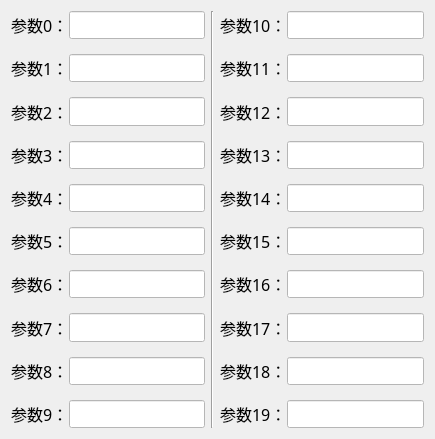
<?xml version="1.0" encoding="UTF-8"?>
<ui version="4.0">
 <class>DetailDataTabWidget</class>
 <widget class="QWidget" name="DetailDataTabWidget">
  <property name="geometry">
   <rect>
    <x>0</x>
    <y>0</y>
    <width>435</width>
    <height>439</height>
   </rect>
  </property>
  <property name="font">
   <font>
    <family>汉仪黑荔枝体简</family>
    <pointsize>12</pointsize>
   </font>
  </property>
  <property name="windowTitle">
   <string>Form</string>
  </property>
  <property name="styleSheet">
   <string notr="true">QLineEdit
{
    background-color: rgba(255, 255, 255);
    font:20px &quot;黑体&quot;;
	min-height:25px;
	color:black;
}
    
QLineEdit:hover
{
    background-color:rgba(235, 255, 255);
    font:20px &quot;黑体&quot;;
	min-height:25px;
	color:black;
}

QLabel
{	
	font: 12pt &quot;黑体&quot;;
}</string>
  </property>
  <layout class="QHBoxLayout" name="horizontalLayout">
   <item>
    <layout class="QFormLayout" name="formLayout">
     <property name="horizontalSpacing">
      <number>0</number>
     </property>
     <property name="verticalSpacing">
      <number>15</number>
     </property>
     <item row="0" column="0">
      <widget class="QLabel" name="para0">
       <property name="text">
        <string>参数0：</string>
       </property>
      </widget>
     </item>
     <item row="1" column="0">
      <widget class="QLabel" name="para1">
       <property name="text">
        <string>参数1：</string>
       </property>
      </widget>
     </item>
     <item row="2" column="0">
      <widget class="QLabel" name="para2">
       <property name="text">
        <string>参数2：</string>
       </property>
      </widget>
     </item>
     <item row="3" column="0">
      <widget class="QLabel" name="para3">
       <property name="text">
        <string>参数3：</string>
       </property>
      </widget>
     </item>
     <item row="4" column="0">
      <widget class="QLabel" name="para4">
       <property name="text">
        <string>参数4：</string>
       </property>
      </widget>
     </item>
     <item row="5" column="0">
      <widget class="QLabel" name="para5">
       <property name="text">
        <string>参数5：</string>
       </property>
      </widget>
     </item>
     <item row="6" column="0">
      <widget class="QLabel" name="para6">
       <property name="text">
        <string>参数6：</string>
       </property>
      </widget>
     </item>
     <item row="7" column="0">
      <widget class="QLabel" name="para7">
       <property name="text">
        <string>参数7：</string>
       </property>
      </widget>
     </item>
     <item row="8" column="0">
      <widget class="QLabel" name="para8">
       <property name="text">
        <string>参数8：</string>
       </property>
      </widget>
     </item>
     <item row="9" column="0">
      <widget class="QLabel" name="para9">
       <property name="text">
        <string>参数9：</string>
       </property>
      </widget>
     </item>
     <item row="0" column="1">
      <widget class="QLineEdit" name="data0Edit">
       <property name="alignment">
        <set>Qt::AlignCenter</set>
       </property>
      </widget>
     </item>
     <item row="1" column="1">
      <widget class="QLineEdit" name="data1Edit">
       <property name="alignment">
        <set>Qt::AlignCenter</set>
       </property>
      </widget>
     </item>
     <item row="2" column="1">
      <widget class="QLineEdit" name="data2Edit">
       <property name="alignment">
        <set>Qt::AlignCenter</set>
       </property>
      </widget>
     </item>
     <item row="3" column="1">
      <widget class="QLineEdit" name="data3Edit">
       <property name="alignment">
        <set>Qt::AlignCenter</set>
       </property>
      </widget>
     </item>
     <item row="4" column="1">
      <widget class="QLineEdit" name="data4Edit">
       <property name="alignment">
        <set>Qt::AlignCenter</set>
       </property>
      </widget>
     </item>
     <item row="5" column="1">
      <widget class="QLineEdit" name="data5Edit">
       <property name="alignment">
        <set>Qt::AlignCenter</set>
       </property>
      </widget>
     </item>
     <item row="6" column="1">
      <widget class="QLineEdit" name="data6Edit">
       <property name="alignment">
        <set>Qt::AlignCenter</set>
       </property>
      </widget>
     </item>
     <item row="7" column="1">
      <widget class="QLineEdit" name="data7Edit">
       <property name="alignment">
        <set>Qt::AlignCenter</set>
       </property>
      </widget>
     </item>
     <item row="8" column="1">
      <widget class="QLineEdit" name="data8Edit">
       <property name="alignment">
        <set>Qt::AlignCenter</set>
       </property>
      </widget>
     </item>
     <item row="9" column="1">
      <widget class="QLineEdit" name="data9Edit">
       <property name="alignment">
        <set>Qt::AlignCenter</set>
       </property>
      </widget>
     </item>
    </layout>
   </item>
   <item>
    <widget class="Line" name="line">
     <property name="frameShadow">
      <enum>QFrame::Sunken</enum>
     </property>
     <property name="orientation">
      <enum>Qt::Vertical</enum>
     </property>
    </widget>
   </item>
   <item>
    <layout class="QFormLayout" name="formLayout_2">
     <property name="horizontalSpacing">
      <number>0</number>
     </property>
     <property name="verticalSpacing">
      <number>15</number>
     </property>
     <item row="0" column="0">
      <widget class="QLabel" name="para10">
       <property name="text">
        <string>参数10：</string>
       </property>
      </widget>
     </item>
     <item row="1" column="0">
      <widget class="QLabel" name="para11">
       <property name="text">
        <string>参数11：</string>
       </property>
      </widget>
     </item>
     <item row="2" column="0">
      <widget class="QLabel" name="para12">
       <property name="text">
        <string>参数12：</string>
       </property>
      </widget>
     </item>
     <item row="3" column="0">
      <widget class="QLabel" name="para13">
       <property name="text">
        <string>参数13：</string>
       </property>
      </widget>
     </item>
     <item row="4" column="0">
      <widget class="QLabel" name="para14">
       <property name="text">
        <string>参数14：</string>
       </property>
      </widget>
     </item>
     <item row="5" column="0">
      <widget class="QLabel" name="para15">
       <property name="text">
        <string>参数15：</string>
       </property>
      </widget>
     </item>
     <item row="6" column="0">
      <widget class="QLabel" name="para16">
       <property name="text">
        <string>参数16：</string>
       </property>
      </widget>
     </item>
     <item row="7" column="0">
      <widget class="QLabel" name="para17">
       <property name="text">
        <string>参数17：</string>
       </property>
      </widget>
     </item>
     <item row="8" column="0">
      <widget class="QLabel" name="para18">
       <property name="text">
        <string>参数18：</string>
       </property>
      </widget>
     </item>
     <item row="9" column="0">
      <widget class="QLabel" name="para19">
       <property name="text">
        <string>参数19：</string>
       </property>
      </widget>
     </item>
     <item row="0" column="1">
      <widget class="QLineEdit" name="data10Edit">
       <property name="alignment">
        <set>Qt::AlignCenter</set>
       </property>
      </widget>
     </item>
     <item row="1" column="1">
      <widget class="QLineEdit" name="data11Edit">
       <property name="alignment">
        <set>Qt::AlignCenter</set>
       </property>
      </widget>
     </item>
     <item row="2" column="1">
      <widget class="QLineEdit" name="data12Edit">
       <property name="alignment">
        <set>Qt::AlignCenter</set>
       </property>
      </widget>
     </item>
     <item row="3" column="1">
      <widget class="QLineEdit" name="data13Edit">
       <property name="alignment">
        <set>Qt::AlignCenter</set>
       </property>
      </widget>
     </item>
     <item row="4" column="1">
      <widget class="QLineEdit" name="data14Edit">
       <property name="alignment">
        <set>Qt::AlignCenter</set>
       </property>
      </widget>
     </item>
     <item row="5" column="1">
      <widget class="QLineEdit" name="data15Edit">
       <property name="alignment">
        <set>Qt::AlignCenter</set>
       </property>
      </widget>
     </item>
     <item row="6" column="1">
      <widget class="QLineEdit" name="data16Edit">
       <property name="font">
        <font>
         <family>黑体</family>
         <pointsize>-1</pointsize>
         <weight>50</weight>
         <italic>false</italic>
         <bold>false</bold>
        </font>
       </property>
       <property name="alignment">
        <set>Qt::AlignCenter</set>
       </property>
      </widget>
     </item>
     <item row="7" column="1">
      <widget class="QLineEdit" name="data17Edit">
       <property name="alignment">
        <set>Qt::AlignCenter</set>
       </property>
      </widget>
     </item>
     <item row="8" column="1">
      <widget class="QLineEdit" name="data18Edit">
       <property name="alignment">
        <set>Qt::AlignCenter</set>
       </property>
      </widget>
     </item>
     <item row="9" column="1">
      <widget class="QLineEdit" name="data19Edit">
       <property name="alignment">
        <set>Qt::AlignCenter</set>
       </property>
      </widget>
     </item>
    </layout>
   </item>
  </layout>
 </widget>
 <resources/>
 <connections/>
</ui>
